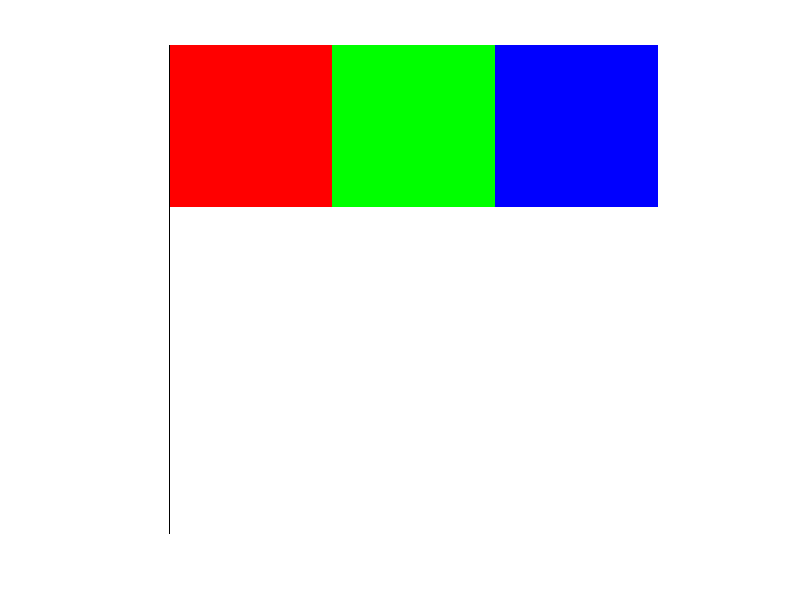

This figure's MATLAB source:
img = ones(256,256,3) * 768;    % 3 channels: R G B
img = uint8(img);               % we are using integers 0 .. 255
% top left square:
img(1:256, 1:256, 1) = 255;       % set R component to maximum value
img(1:256, 1:256, [2 3]) = 0;     % clear G and B components
% top right square:
img(1:512, 256:512, [1 3]) = 0;  % clear R and B components
img(1:256, 256:512, 2) = 255;    % set G component to its maximum
% bottom left square:
img(1:768, 512:768, [1 2]) = 0;
img(1:256, 512:768, 3) = 255;

img(256:768, 1:768, [1 2 3]) = 255;

imshow(img);